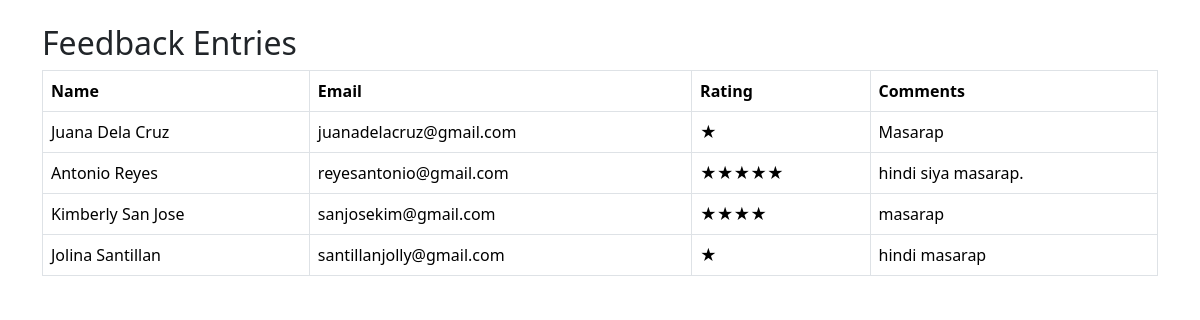
Screenshot of /pages/list.php with the database file from the repository.
### tables this page shows
CREATE TABLE `feedback` (
  `id` int(11) NOT NULL,
  `rating` tinyint(4) NOT NULL,
  `name` varchar(100) NOT NULL,
  `email` varchar(100) NOT NULL,
  `comment` text NOT NULL,
  `created_at` timestamp NOT NULL DEFAULT current_timestamp()
);

### pages/list.php (the view, shortened to what this page needs)
<?php
require_once "../config.php";
?>
<!DOCTYPE html>
<html lang="en">
<head>
  <link href="https://cdn.jsdelivr.net/npm/bootstrap@5.3.3/dist/css/bootstrap.min.css" rel="stylesheet">
</head>
<body class="container mt-4">
  <h2>Feedback Entries</h2>
  <table class="table table-bordered">
    <thead>
      <tr>
        <th>Name</th>
        <th>Email</th>
        <th>Rating</th>
        <th>Comments</th>
      </tr>
    </thead>
    <tbody>
      <?php
      $result = $conn->query("SELECT * FROM feedback");
      while ($row = $result->fetch_assoc()):
        ?>
        <tr>
          <td><?= htmlspecialchars($row['name']) ?></td>
          <td><?= htmlspecialchars($row['email']) ?></td>
          <td><?= str_repeat('★', $row['rating']) ?></td>
          <td><?= htmlspecialchars($row['comment']) ?></td>
        </tr>
      <?php endwhile; ?>
    </tbody>
  </table>
</body>
</html>

### rows the page displays
feedback: name "Juana Dela Cruz", email "juanadelacruz@gmail.com", rating "★", comment "Masarap"
feedback: name "Antonio Reyes", email "reyesantonio@gmail.com", rating "★★★★★", comment "hindi siya masarap."
feedback: name "Kimberly San Jose", email "sanjosekim@gmail.com", rating "★★★★", comment "masarap"
feedback: name "Jolina Santillan", email "santillanjolly@gmail.com", rating "★", comment "hindi masarap"
